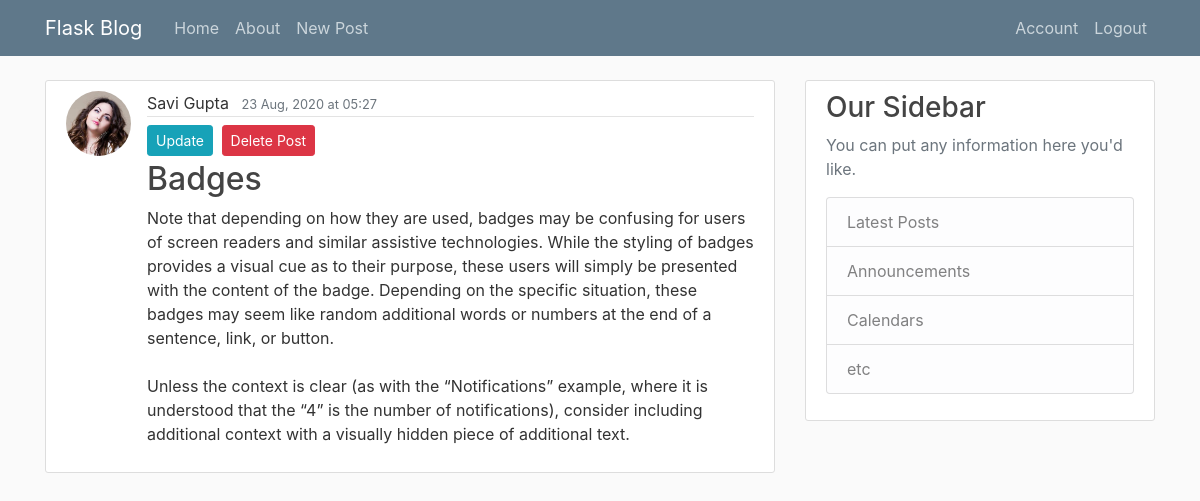
The app's page /post/8 (signed in) with its own data.
### blog/models.py (models this page shows, shortened)
class User (db.Model, UserMixin):
    id = db.Column(db.Integer, primary_key = True)
    username = db.Column(db.String(20), unique = True, nullable = False)
    email = db.Column(db.String(120), unique=True, nullable=False)
    image_file = db.Column(db.String(20), nullable=False, default = 'default.jpg')
    password = db.Column(db.String(60), nullable=False)
    posts = db.relationship('Post', backref = 'author', lazy = True)

class Post(db.Model):
    id = db.Column('post_id', db.Integer, primary_key=True)
    title = db.Column(db.String(120),  nullable=False)
    date_posted = db.Column(db.DateTime, nullable=False, default = datetime.utcnow)
    contents = db.Column(db.Text, nullable = False)
    user_id = db.Column(db.Integer, db.ForeignKey('user.id'), nullable = False)

### blog/routes.py (the view)
@app.route('/post/<int:post_id>')
@login_required
def post(post_id):
    post = Post.query.get_or_404(post_id)
    return render_template('post.html', title=post.title, post = post, date_format=date_format)

### blog/models.py (called while the page is built)
@login_manager.user_loader
def load_user(user_id):
    return User.query.get(int(user_id))

### blog/routes.py (called while the page is built)
def date_format(mydate):
    mydate = mydate.replace(tzinfo=pytz.UTC)
    mydate = mydate.replace(tzinfo=pytz.UTC)
    return mydate.astimezone(tzlocal()).strftime('%d %b, %Y at %H:%M')

### blog/templates/post.html (shortened to what this page needs)
{% extends "layout.html" %}
{% block content %}
<article class="media content-section">
    <img class="rounded-circle article-img"
         src="{{ url_for('static', filename='profile_pics/' + post.author.image_file) }}">
    <div class="media-body">
        <div class="article-metadata">
            <a class="mr-2">{{ post.author.username }}</a>
            <small class="text-muted">{{ date_format(post.date_posted) }}</small>
        </div>
        <a class="btn btn-info btn-sm mt-1 mb-1" href="{{ url_for('update_post', post_id=post.id)  }}">Update</a>
        <button type="button" class="btn btn-danger btn-sm m-1" data-toggle="modal" data-target="#deleteModal">
            Delete Post
        </button>
        <h2><a class="article-title">{{ post.title }}</a></h2>
        <p class="article-content">{{ post.contents }}</p>
    </div>
</article>
{% endblock %}

### blog/static/main.css (style rules this page uses)
body { background: #fafafa; color: #333333; margin-top: 5rem; }
h1, h2, h3, h4, h5, h6 { color: #444444; }
.content-section { background: #ffffff; padding: 10px 20px; border: 1px solid #dddddd; border-radius: 3px; margin-bottom: 20px; }
.article-title { color: #444444; }
.article-content { white-space: pre-line; }
.article-img { height: 65px; width: 65px; margin-right: 16px; }
.article-metadata { padding-bottom: 1px; margin-bottom: 4px; border-bottom: 1px solid #e3e3e3 }

### records on screen
User: image_file (picture), author.username "Savi Gupta"
Post: date_posted "23 Aug, 2020 at 05:27", title "Badges", contents "Note that depending on how they are used, badges may be confusing for users of screen readers and similar assistive technologies. While the styling of badges provides a visual cue as to their purpose, these users will simply be presented with the content of the badge. Depending on the specific situation, these badges may seem like random additional words or numbers at the end of a sentence, link, or button. Unless the context is clear (as with the “Notifications” example, where it is understood that the “4” is the number of notifications), consider including additional context with a visually hidden piece of additional text."
